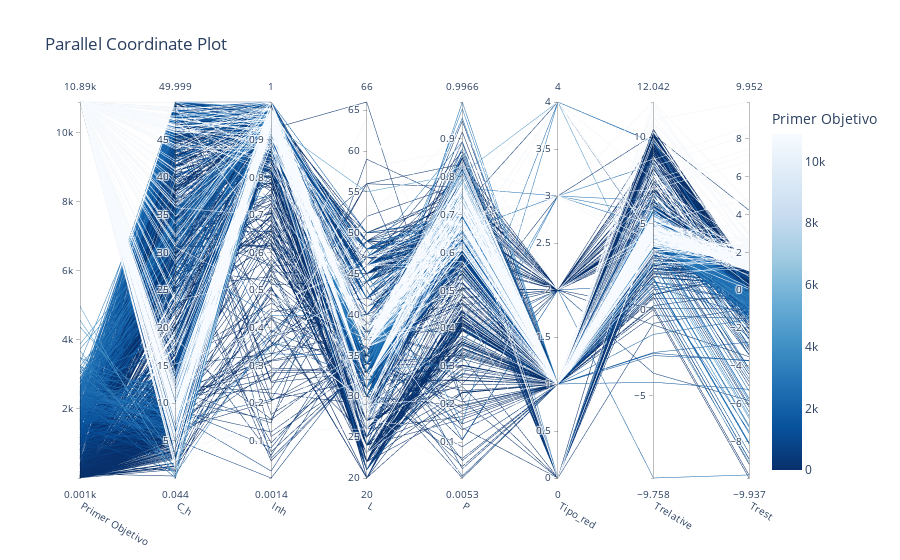

The notebook cell this image was saved under:
### Code cell
target = lambda trial: trial.values[0]  # Primer objetivo a visualizar

# Ahora puedes graficar el gráfico de coordenadas paralelas
vis.plot_parallel_coordinate(study, target_name='Primer Objetivo')

### Figure 1 — Plotly figure (JSON) as saved in the notebook; plotly's stock layout.template omitted (floating-point values rounded to 4 significant figures; data arrays with more than 128 entries replaced by an {"elided": "..."} marker saying what was removed)
{"data": [{"dimensions": [{"label": "Primer Objetivo", "range": [0.6736, 10890.0], "values": {"elided": "1317 float values"}}, {"label": "C_h", "range": [0.04393, 50.0], "values": {"elided": "1317 float values"}}, {"label": "Inh", "range": [0.001428, 1.0], "values": {"elided": "1317 float values"}}, {"label": "L", "range": [20, 66], "values": {"elided": "1317 int values"}}, {"label": "P", "range": [0.005266, 0.9966], "values": {"elided": "1317 float values"}}, {"label": "Tipo_red", "range": [0, 4], "values": {"elided": "1317 int values"}}, {"label": "Trelative", "range": [-9.758, 12.04], "values": {"elided": "1317 float values"}}, {"label": "Trest", "range": [-9.937, 9.952], "values": {"elided": "1317 float values"}}], "labelangle": 30, "labelside": "bottom", "line": {"color": {"elided": "1317 float values"}, "colorbar": {"title": {"text": "Primer Objetivo"}}, "colorscale": [[0, "rgb(247,251,255)"], [0.125, "rgb(222,235,247)"], [0.25, "rgb(198,219,239)"], [0.375, "rgb(158,202,225)"], [0.5, "rgb(107,174,214)"], [0.625, "rgb(66,146,198)"], [0.75, "rgb(33,113,181)"], [0.875, "rgb(8,81,156)"], [1, "rgb(8,48,107)"]], "reversescale": true, "showscale": true}, "type": "parcoords"}], "layout": {"title": {"text": "Parallel Coordinate Plot"}}}
